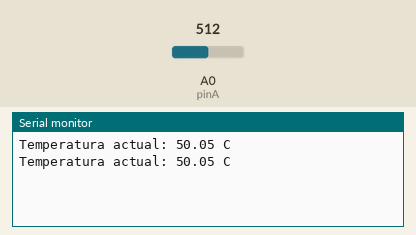
Recording of a sketch running on a simulated Arduino Uno, built with avr-gcc and run on an emulated ATmega328P. On the bench: the last lines printed to the serial monitor. The test bench sets the inputs (shaded band); at power-on: A0 (pinA) = 512.

Above: at 1.8 s.
1.9 s: A0 (pinA) set to 716
At 2.8 s:
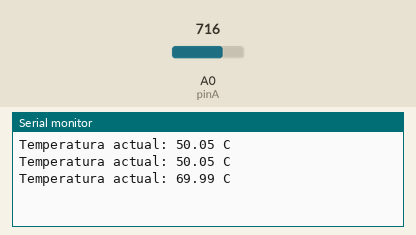
3.4 s: A0 (pinA) set to 900
At 4.8 s:
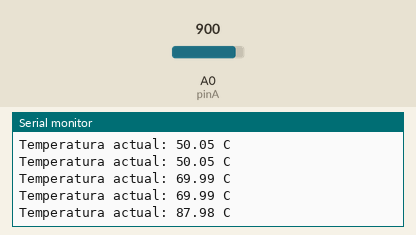
Timing chart, 0 to 6.4 s (numbered marks = the images above; inputs shaded):
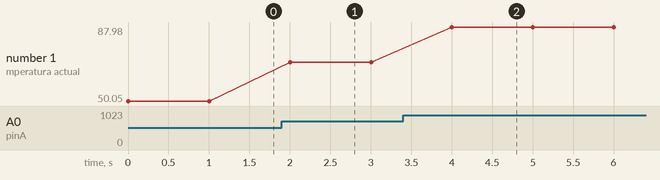

Measured:
- after the input at 1.9 s, the serial monitor: prints a new line after 0.10 s (image 1)
- after the input at 3.4 s, the serial monitor: prints a new line after 0.60 s (image 2)
- plotted number 1: 50.05 → 69.99 after the input at 1.9 s, 69.99 → 87.98 after the input at 3.4 s

The sketch:

ejercicio11.ino
```cpp
/*Modificar el ejercicio anterior para escalar el dato convertido
de 0 (para 0V) a 1023 (para 5V) en un valor de temperatura
equivalente de 0°C a 100°C. Luego enviar dicho valor de
temperatura por el puerto serie con el mensaje, por ejemplo:
"Temperatura actual: 37°C".*/

/*

Si 1023 -> 100ºC
	var -> X = \frac {var.100ºC} {1023}

*/

const char pinA = A0;

int valorPinA0 = 0;

float convertirBitsACelsius (int bits) {
  return ((float)bits*100)/1023;
}


void setup() {
  Serial.begin(9600);
}

void loop() {
  valorPinA0 = analogRead(pinA);
    Serial.print("Temperatura actual: " + String(convertirBitsACelsius(valorPinA0)) + " C\n");
    delay(1000);
}
```
